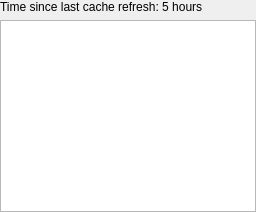
<?xml version="1.0" encoding="UTF-8"?>
<ui version="4.0">
 <class>TransactionHistory</class>
 <widget class="QWidget" name="TransactionHistory">
  <layout class="QGridLayout" name="gridLayout">
   <property name="margin">
    <number>0</number>
   </property>
   <item row="1" column="0">
    <widget class="QTreeView" name="treeView">
     <property name="contextMenuPolicy">
      <enum>Qt::CustomContextMenu</enum>
     </property>
     <property name="alternatingRowColors">
      <bool>true</bool>
     </property>
     <property name="iconSize">
      <size>
       <width>24</width>
       <height>24</height>
      </size>
     </property>
     <property name="rootIsDecorated">
      <bool>false</bool>
     </property>
     <property name="itemsExpandable">
      <bool>false</bool>
     </property>
     <property name="sortingEnabled">
      <bool>true</bool>
     </property>
    </widget>
   </item>
   <item row="0" column="0">
    <widget class="QLabel" name="timeCacheLabel">
     <property name="text">
      <string notr="true">Time since last cache refresh: 5 hours</string>
     </property>
    </widget>
   </item>
  </layout>
 </widget>
 <resources/>
 <connections/>
</ui>
